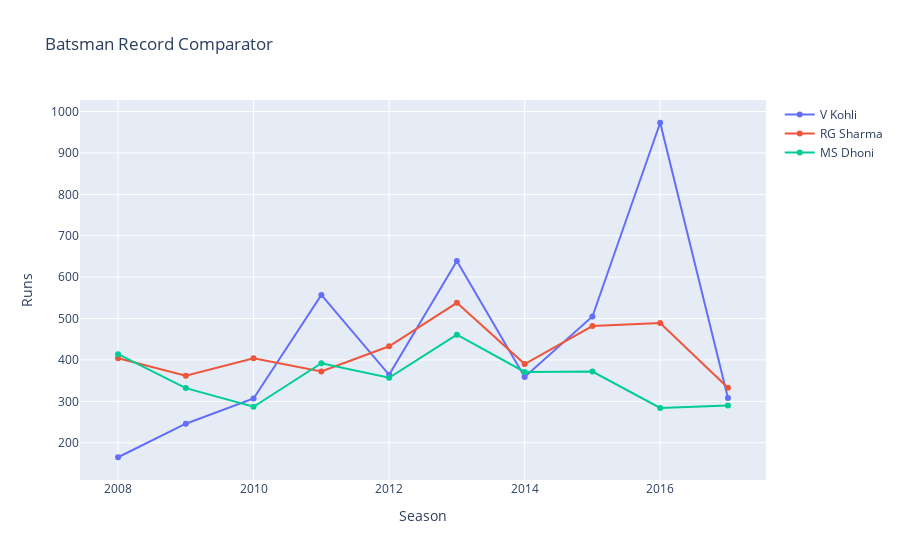

Source (notebook cell):
### Code cell
# automatically plotting line charts for multiple players

def batsman_comp(*players):
  data = []
  for name in players:
    single = ipl[ipl['batsman'] == name]
    performance = single.groupby('season')['batsman_runs'].sum().reset_index()

    trace = go.Scatter(x=performance['season'], y=performance['batsman_runs'],
                       mode='lines + markers', name=name)
    
    data.append(trace)

  layout = go.Layout(title="Batsman Record Comparator",
                     xaxis={'title': 'Season'},
                     yaxis={'title': 'Runs'})
  
  fig = go.Figure(data, layout)
  fig.show()
#   pyo.plot(fig)

batsman_comp('V Kohli', 'RG Sharma', 'MS Dhoni')

### Figure 1 — Plotly figure (JSON) as saved in the notebook; plotly's stock layout.template omitted (floating-point values rounded to 4 significant figures)
{"data": [{"mode": "lines+markers", "name": "V Kohli", "type": "scatter", "x": [2008, 2009, 2010, 2011, 2012, 2013, 2014, 2015, 2016, 2017], "y": [165, 246, 307, 557, 364, 639, 359, 505, 973, 308]}, {"mode": "lines+markers", "name": "RG Sharma", "type": "scatter", "x": [2008, 2009, 2010, 2011, 2012, 2013, 2014, 2015, 2016, 2017], "y": [404, 362, 404, 372, 433, 538, 390, 482, 489, 333]}, {"mode": "lines+markers", "name": "MS Dhoni", "type": "scatter", "x": [2008, 2009, 2010, 2011, 2012, 2013, 2014, 2015, 2016, 2017], "y": [414, 332, 287, 392, 357, 461, 371, 372, 284, 290]}], "layout": {"title": {"text": "Batsman Record Comparator"}, "xaxis": {"title": {"text": "Season"}}, "yaxis": {"title": {"text": "Runs"}}}}
